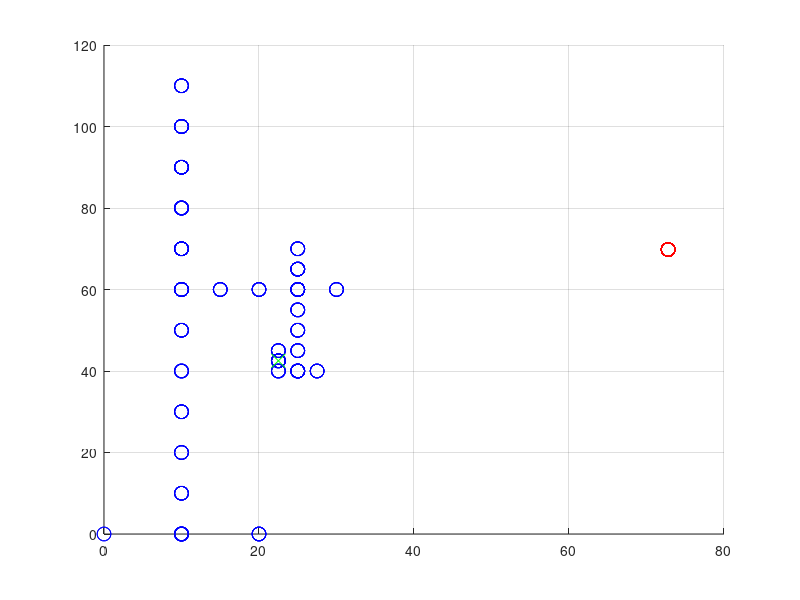

This chart was generated by the following MATLAB code:
clear all; close all;

% define node coordinates xyz (z altitude)
node_position = [rand*200-100, rand*200-100, 0];
drone_position = [0, 0, 10];
distance = 9999;

% define increment in position
dist_increment = 10;
increment_0p0 = [0, dist_increment, 0];
increment_0m0 = [0, -dist_increment, 0];
increment_p00 = [dist_increment, 0, 0];
increment_m00 = [-dist_increment, 0, 0];

% define polynom of ESP as function of distance
p = [0.000916, -0.3961, -84.94];    % note that min at distance of 216: https://www.wolframalpha.com/input/?i=0.000916x%5E2-0.3961x-84.94

% init
time = 0; step = 1;
state = 0;
ESP = []; distance = [];

% localization
while time < 400
    
    % plot positions
    plot3(node_position(1), node_position(2), node_position(3), 'ro', 'MarkerSize', 10); grid on; hold on;
    plot3(drone_position(1), drone_position(2), drone_position(3), 'bo', 'MarkerSize', 10);
    view(0, 90);
    
    % recompute distance and get ESP (only temporary, will be from lora message afterwards
    distance = [distance, norm(drone_position - node_position)];
    perfect_ESP = p(1)*distance(step)^2 + p(2)*distance(step) + p(3);
    measured_ESP = perfect_ESP + rand()*4-2;
    ESP = [ESP, measured_ESP];
    
    switch state
        case 0 % starting point
            state = 1;
        case 1 % try p00 direction
            fprintf('Going p00 of %.1f meters\n', dist_increment);
            drone_position = drone_position + increment_p00;
            measures = 0;
            state = 2;
        case 2 % check progress
            measures = measures + 1;
            fprintf('%d measures done\n', measures);
            if measures > 3
                if mean(ESP(step-3:step)) > ESP(step-4) % better signal on average of last three
                    fprintf('Progress, continuing in this direction\n');
                    state = 1;
                else
                    fprintf('No progress, next direction\n');
                    state = 3;
                end
            end
        case 3 % try m00 direction
            fprintf('Going m00 of %.1f meters\n', dist_increment);
            drone_position = drone_position + increment_m00;
            measures = 0;
            state = 4;
        case 4 %check progress
            measures = measures + 1;             
            fprintf('%d measures done\n', measures);
            if measures > 3
                if mean(ESP(step-3:step)) > ESP(step-4) % better signal on average of last three
                    fprintf('Progress, continuing in this direction\n');
                    state = 3;
                else
                    fprintf('No progress, next direction\n');
                    state = 5;
                end
            end
        case 5 % try 0p0 direction
            fprintf('Going op0 of %.1f meters\n', dist_increment);
            drone_position = drone_position + increment_0p0;
            measures = 0;
            state = 6;
        case 6 % check progress
            measures = measures + 1;             
            fprintf('%d measures done\n', measures);
            if measures > 3
                if mean(ESP(step-3:step)) > ESP(step-4) % better signal on average of last three
                    fprintf('Progress, continuing in this direction\n');
                    state = 5;
                else
                    fprintf('No progress, next direction\n');
                    state = 7;
                end
            end
        case 7 % try m00 direction
            fprintf('Going 0m0 of %.1f meters\n', dist_increment);
            drone_position = drone_position + increment_0m0;
            measures = 0;
            state = 8;
        case 8 %check progress
            measures = measures + 1;             
            fprintf('%d measures done\n', measures);
            if measures > 3
                if mean(ESP(step-3:step)) > ESP(step-4) % better signal on average of last three
                    fprintf('Progress, continuing in this direction\n');
                    state = 7;
                else
                    fprintf('No progress, next direction\n');
                    state = 9;
                end
            end
        case 9
            dist_increment = dist_increment/2;
            increment_0p0 = [0, dist_increment, 0];
            increment_0m0 = [0, -dist_increment, 0];
            increment_p00 = [dist_increment, 0, 0];
            increment_m00 = [-dist_increment, 0, 0];
            state = 1;
            if dist_increment < 2
                break;
            end
    end
    
    % time update
    time = time + 1;
    step = step + 1;
    
    % slows down simulation
    pause(0.1)
end

% estimated final position
estimated_position = drone_position;% + increment_p00 + increment_0p0; % increments only for without noise

% plot positions
plot3(node_position(1), node_position(2), node_position(3), 'ro', 'MarkerSize', 10); grid on; hold on;
plot3(drone_position(1), drone_position(2), drone_position(3), 'bo', 'MarkerSize', 10);
plot3(estimated_position(1), estimated_position(2), estimated_position(3), 'gx', 'MarkerSize', 10);
view(0, 90);

% print
fprintf('Estimated position of node: x=%.2f, y=%.2f\n', estimated_position(1), estimated_position(2));
fprintf('Real position of node: x=%.2f, y=%.2f\n', node_position(1), node_position(2));
fprintf('Error: dx=%.2f, dy=%.2f, norm=%.2f\n', abs(estimated_position(1) - node_position(1)), abs(estimated_position(2) - node_position(2)), norm([abs(drone_position(1) - node_position(1)), abs(drone_position(2) - node_position(2))])); 